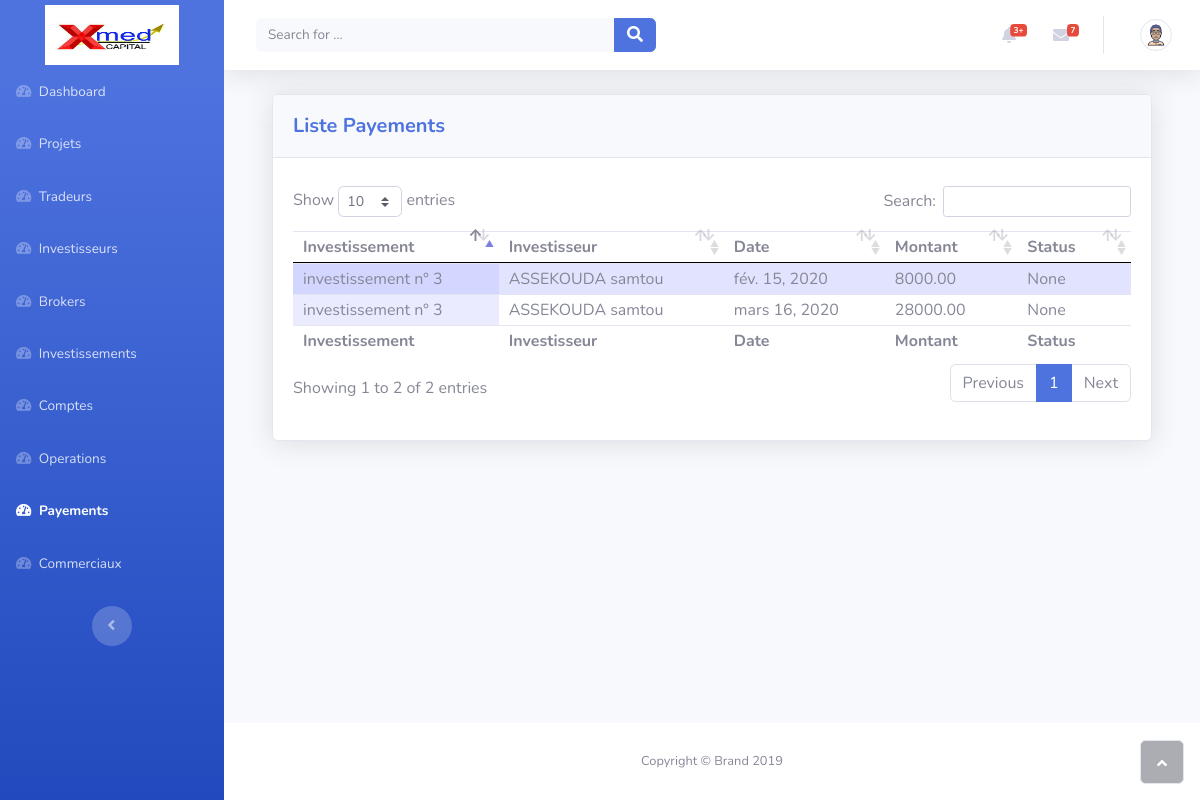
The app's page /payements/, older data.
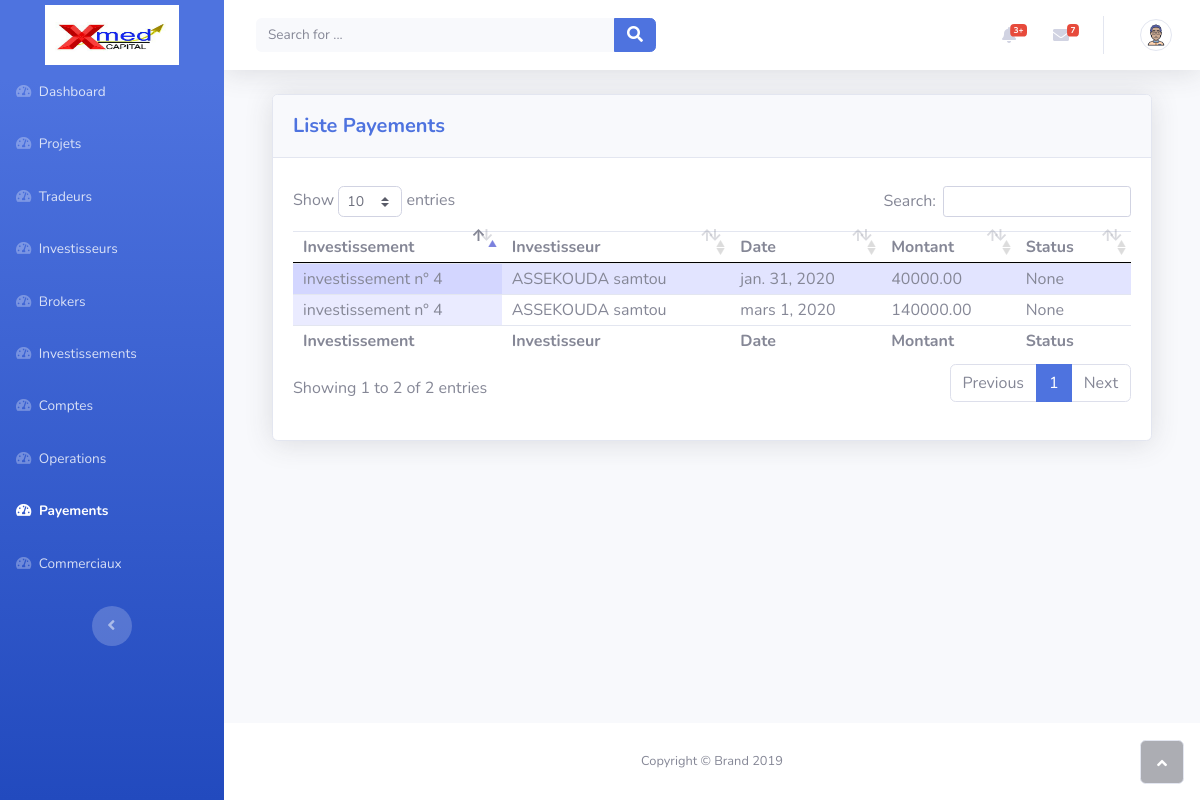
The same page, newer data.
### payement/models.py (models this page shows, shortened)
class Payement(models.Model):
    investissement = models.ForeignKey(Investissement, related_name='payements', on_delete=models.CASCADE)
    date = models.DateField(default=date.today)
    montant = models.DecimalField(max_digits=10, decimal_places=2, null=False)
    status = models.CharField(max_length=20, choices=STATUS_CHOICES, null=True)

### investissement/models.py (models this page shows, shortened)
class Investissement(models.Model):
	investisseur = models.ForeignKey(Investisseur, related_name='investissements', on_delete=models.CASCADE)
	montant = models.DecimalField(max_digits=10, decimal_places=2)
	date_investissement = models.DateField(default=date.today)
	date_decompte = models.DateField(default=date.today)
	duree = models.PositiveSmallIntegerField(default=1)
	def __str__(self):
		return f"investissement n° {self.id}"

### payement/views.py (the view)
# urls.py: path('', views.index, name="brokers"),
def index(request):
    context = {
        "payements": Payement.objects.all()
    }
    return render(request, 'payement/index.html', context)

### investisseur/models.py (called while the page is built)
	def __str__(self):
		return f"{self.first_name} {self.last_name}"

### payement/templates/payement/index.html (shortened to what this page needs)
{% extends 'base.html' %}
{% load static %}
{% block stylesheets %}
	<link rel="stylesheet" type="text/css" href="{% static 'css/payement/index.css' %}">
{% endblock %}
{% block content %}
	<div class="container-fluid">
		<div class="container-fluid">
			<div class="card shadow">
				<div class="card-header py-3">
					<p class="text-primary m-0 font-weight-bold lead">Liste Payements</p>
				</div>
				<div class="card-body">
					<div class="table-responsive table mt-2" id="" role="grid" aria-describedby="dataTable_info">
						<table class="table dataTable my-0" id="dataTable">
							<thead>
								<tr>
									<th>Investissement</th>
									<th>Investisseur</th>
									<th>Date</th>
									<th>Montant</th>
									<th>Status</th>
								</tr>
							</thead>
							<tbody>
                                {% for payement in payements %}
                                    <tr onclick="window.location = '{% url "modifier_payement" pk=payement.id %}';" style="cursor: pointer;">
                                        <td>{{ payement.investissement }}</td>
                                        <td>{{ payement.investissement.investisseur }}</td>
                                        <td>{{ payement.date }}</td>
                                        <td>{{ payement.montant }}</td>
                                        <td>{{ payement.status }}</td>
                                    </tr>
                                {% endfor %}
							</tbody>
							<tfoot>
								<tr>
									<td><strong>Investissement</strong></td>
									<td><strong>Investisseur</strong></td>
									<td><strong>Date</strong></td>
									<td><strong>Montant</strong></td>
									<td><strong>Status</strong></td>
								</tr>
							</tfoot>
						</table>
					</div>
				</div>
			</div>
		</div>
	</div>
{% endblock %}

### templates/base.html (shortened to what this page needs)
{% load static %}
{% url 'dashboard'             as dashboard_url %}
{% url 'tradeurs'              as tradeurs_url %}
{% url 'investisseurs'         as investisseurs_url %}
{% url 'brokers'               as brokers_url %}
{% url 'investissements'       as investissements_url %}
{% url 'comptes'               as comptes_url %}
{% url 'exercices'             as exercices_url %}
{% url 'commerciaux'           as commerciaux_url %}
{% url 'operations'            as operations_url %}
{% url 'payements'             as payements_url %}
{% url 'ajouter_tradeur'       as ajouter_tradeur_url %}
{% url 'ajouter_investisseur'  as ajouter_investisseur_url %}
<!DOCTYPE html>
<html lang="fr">
<head>
	<link rel="stylesheet" href="{% static 'bootstrap/css/bootstrap.min.css' %}">
	<link rel="stylesheet" href="{% static 'fonts/fontawesome-all.min.css' %}">
	<link rel="stylesheet" href="{% static 'css/dataTable/dataTables.bootstrap4.css' %}">
	<link rel="stylesheet" href="{% static 'css/dataTable/jquery.dataTables.css' %}">
	{% block stylesheets %}{% endblock stylesheets %}
</head>
<body id="page-top">
	<div id="wrapper">
		{% include 'sidebar.html' %}
		<div class="d-flex flex-column" id="content-wrapper">
			<div id="content">
				{% include 'header.html' %}
				{% block content %}{% endblock content %}
			</div>
			{% include 'footer.html' %}
		</div>
		<a class="border rounded d-inline scroll-to-top" href="#page-top"><i class="fas fa-angle-up"></i></a>
	</div>
</body>
</html>

### templates/sidebar.html (shortened to what this page needs)
{% load static %}
<nav class="navbar navbar-dark align-items-start sidebar sidebar-dark accordion bg-gradient-primary p-0">
	<div class="container-fluid d-flex flex-column p-0">
		<a class="" href="#" style="display: inline-block;width: 60%;margin-top: 5px;">
			<div class="sidebar-brand-icon">
                <img title="xmed capital" class="" src="{% static 'img/logo/logo.jpg' %}" width="100%" height="60" alt="XmedCapital">
            </div>
		</a>
		<ul class="nav navbar-nav text-light" id="accordionSidebar">
			<li class="nav-item" role="presentation">
				<a class="nav-link {% if request.path == dashboard_url %}active{% endif %}" href="{% url 'home' %}">
					<i class="fas fa-tachometer-alt"></i>
					<span>Dashboard</span>
				</a>
			</li>
            <li class="nav-item" role="presentation">
				<a class="nav-link {% if request.path == exercices_url %}active{% endif %}" href="{% url 'exercices' %}">
					<i class="fas fa-tachometer-alt"></i>
					<span>Projets</span>
				</a>
			</li>
			<li class="nav-item" role="presentation">
				<a class="nav-link {% if request.path == tradeurs_url %}active{% endif %}" href="{% url 'tradeurs' %}">
					<i class="fas fa-tachometer-alt"></i>
					<span>Tradeurs</span>
				</a>
			</li>
			<li class="nav-item" role="presentation">
				<a class="nav-link {% if request.path == investisseurs_url %}active{% endif %}" href="{% url 'investisseurs' %}">
					<i class="fas fa-tachometer-alt"></i>
					<span>Investisseurs</span>
				</a>
			</li>
			<li class="nav-item" role="presentation">
				<a class="nav-link {% if request.path == brokers_url %}active{% endif %}" href="{% url 'brokers' %}">
					<i class="fas fa-tachometer-alt"></i>
					<span>Brokers</span>
				</a>
			</li>
			<li class="nav-item" role="presentation">
				<a class="nav-link {% if request.path == investissements_url %}active{% endif %}" href="{% url 'investissements' %}">
					<i class="fas fa-tachometer-alt"></i>
					<span>Investissements</span>
				</a>
			</li>
			<li class="nav-item" role="presentation">
				<a class="nav-link {% if request.path == comptes_url %}active{% endif %}" href="{% url 'comptes' %}">
					<i class="fas fa-tachometer-alt"></i>
					<span>Comptes</span>
				</a>
			</li>
			<li class="nav-item" role="presentation">
				<a class="nav-link {% if request.path == operations_url %}active{% endif %}" href="{% url 'operations' %}">
					<i class="fas fa-tachometer-alt"></i>
					<span>Operations</span>
				</a>
			</li>
			<li class="nav-item" role="presentation">
				<a class="nav-link {% if request.path == payements_url %}active{% endif %}" href="{% url 'payements' %}">
					<i class="fas fa-tachometer-alt"></i>
					<span>Payements</span>
				</a>
			</li>
            <li class="nav-item" role="presentation">
				<a class="nav-link {% if request.path == commerciaux_url %}active{% endif %}" href="{% url 'commerciaux' %}">
					<i class="fas fa-tachometer-alt"></i>
					<span>Commerciaux</span>
				</a>
			</li>
		</ul>
		<div class="text-center d-none d-md-inline">
			<button class="btn rounded-circle border-0" id="sidebarToggle" type="button"></button>
		</div>
	</div>
</nav>

### templates/header.html (shortened to what this page needs)
{% load static %}
<nav class="navbar navbar-light navbar-expand bg-white shadow mb-4 topbar static-top">
	<div class="container-fluid">
		<form class="form-inline d-none d-sm-inline-block mr-auto ml-md-3 my-2 my-md-0 mw-100 navbar-search">
			<div class="input-group"><input class="bg-light form-control border-0 small" type="text" placeholder="Search for ...">
				<div class="input-group-append">
					<button class="btn btn-primary py-0" type="button"><i class="fas fa-search"></i></button>
				</div>
			</div>
		</form>
		<ul class="nav navbar-nav flex-nowrap ml-auto">
			<li class="nav-item dropdown no-arrow mx-1" role="presentation">
				<div class="nav-item dropdown no-arrow">
					<a class="dropdown-toggle nav-link" data-toggle="dropdown" aria-expanded="false" href="#">
						<span class="badge badge-danger badge-counter">3+</span>
						<i class="fas fa-bell fa-fw"></i>
					</a>
				</div>
			</li>
			<li class="nav-item dropdown no-arrow mx-1" role="presentation">
				<div class="nav-item dropdown no-arrow">
					<a class="dropdown-toggle nav-link" data-toggle="dropdown" aria-expanded="false" href="#">
						<i class="fas fa-envelope fa-fw"></i>
						<span class="badge badge-danger badge-counter">7</span>
					</a>
				</div>
			</li>
			<li class="nav-item dropdown no-arrow" role="presentation">
				<div class="nav-item dropdown no-arrow">
					<a class="dropdown-toggle nav-link" data-toggle="dropdown" aria-expanded="false" href="#">
						<img class="border rounded-circle img-profile" src="{% static 'img/avatars/avatar6.png' %}">
					</a>
				</div>
			</li>
		</ul>
	</div>
</nav>

### templates/footer.html
<footer class="bg-white sticky-footer">
	<div class="container my-auto">
		<div class="text-center my-auto copyright"><span>Copyright © Brand 2019</span></div>
	</div>
</footer>

Row changes from the older to the newer data that the page shows:
removed Payement: investissement "investissement n° 3", investissement.investisseur "ASSEKOUDA samtou", date "fév. 15, 2020", montant "8000.00", status "None"
removed Payement: investissement "investissement n° 3", investissement.investisseur "ASSEKOUDA samtou", date "mars 16, 2020", montant "28000.00", status "None"
added Payement: investissement "investissement n° 4", investissement.investisseur "ASSEKOUDA samtou", date "jan. 31, 2020", montant "40000.00", status "None"
added Payement: investissement "investissement n° 4", investissement.investisseur "ASSEKOUDA samtou", date "mars 1, 2020", montant "140000.00", status "None"
